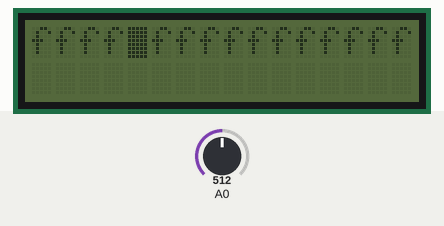
The sketch below on a simulated Arduino Uno, built with avr-gcc and run on an emulated ATmega328P. Shown: 16×2 character LCD. Wiring (inferred from the names in the program): 2 × shift register (74HC595): data pin 2; shift clock pin 4; latch pin 3. Wiring (inferred from the signals the program sends): character LCD (HD44780): RS Q8; E Q0; backlight Q1; data Q2, Q3, Q4, Q5. The inputs (shaded band) are chosen by the test bench; at power-on: A0 = 512. The character LCD is taken to start in 4-bit mode.

Above: at 10.9 s.
11.0 s: A0 set to 716
At 12.37 s:
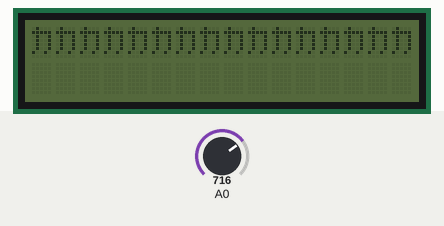
13.6 s: A0 set to 306
At 15.5 s:
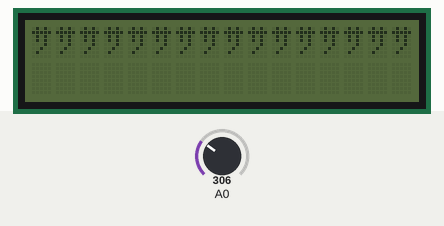
16.0 s: A0 set to 0
19.0 s: A0 set to 20
At 19.69 s:
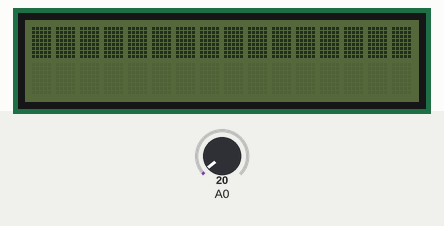
21.7 s: A0 set to 511
At 22.85 s:
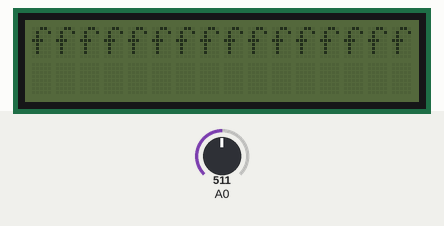
24.1 s: A0 set to 122
At 24.8 s:
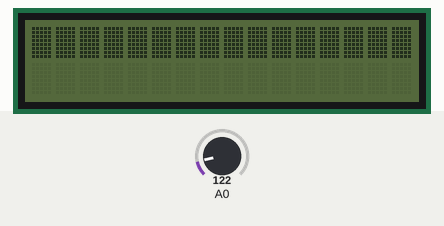

The sketch:

twoFourDigitSevenSegmentDisplays.ino
```cpp
// Two four digit seven segment display connected to shift registers connected to Arduino
// Dan Royer (dan@marginallyclever.com) 2017-02-17

//---------------------------------------------------
// CONSTANTS
//---------------------------------------------------

// All these details are according to the seven segment data sheet

#define NUM_ANODES   8
#define NUM_CATHODES 8
#define NUM_PINS     16

// each anode is a differenct segment within a single digit
// the order of the wires at the shift register has been arranged to match
// the order in the seven segment data sheet.
//
// shift register pin - seven segment pin - Anode or Cathode
// a0 - 11 - A
// a1 -  7 - A
// a2 -  4 - A
// a3 -  2 - A
// a4 -  1 - A
// a5 - 10 - A
// a6 -  5 - A
// a7 -  3 - A
// b0 - L1 - C
// b1 - L2 - C
// b2 - L3 - C
// b3 - L4 - C
// b4 - R1 - C
// b5 - R2 - C
// b6 - R3 - C
// b7 - R4 - C
const int   anodes[] = { 0,1,2,3,4,5,6,7 };
// each cathodes is a separate digit on the display
const int cathodes[] = { 8,9,10,11,12,13,14,15 };

// which segments should be lit for each number?
//  AAA
// F   B
//  GGG
// E   C
//  DDD  H
// 1 = on (HIGH)
// 0 = off (LOW)
//                    A B C D E F G H
const char zero [] = {1,1,1,1,1,1,0,0};
const char one  [] = {0,1,1,0,0,0,0,0};
const char two  [] = {1,1,0,1,1,0,1,0};
const char three[] = {1,1,1,1,0,0,1,0};
const char four [] = {0,1,1,0,0,1,1,0};
const char five [] = {1,0,1,1,0,1,1,0};
const char six  [] = {1,0,1,1,1,1,1,0};
const char seven[] = {1,1,1,0,0,0,0,0};
const char eight[] = {1,1,1,1,1,1,1,0};
const char nine [] = {1,1,1,1,0,1,1,0};
const char none [] = {0,0,0,0,0,0,0,0};

const char *numbers[] = { zero,one,two,three,four,five,six,seven,eight,nine,none };

#define NONE   10   // what number is none?
#define WAIT   100  // animation speed.  personal taste.  smaller=faster.


// shift register setup

#define SER 2  // the serial data pin (14)
#define LAT 3  // the RCLK pin (12)
#define CLK 4  // the SRCLK pin (11)


//---------------------------------------------------
// GLOBALS
//---------------------------------------------------

// Remember what we're doing wtih every shift register pin
char shiftStates[NUM_PINS];


//---------------------------------------------------
// METHODS
//---------------------------------------------------


void setup() {
  pinMode(SER, OUTPUT);
  pinMode(LAT, OUTPUT);
  pinMode(CLK, OUTPUT);

  // memory state is unknown at program start, make it certainly zero.
  int i;
  for(i=0;i<NUM_PINS;++i) {
    shiftStates[i] = 0;
  }

  Serial.begin(57600);

  testShiftRegisters();
  testSegments();
  testDigits();
  testNumbers();
  //countDown();  // takes a looooong time
}


void loop() {
  testPotentiometer();
}


void countDown() {
  float biggestNumber = 100000000; // 8 positions
  long i;
  for(i=biggestNumber;i>=0;--i) {
    long t = millis();
    do {
      displayNumber(i);
    } while(millis()-t < 2);
  }
}


// this uses persistence of vision to display several single numbers at once.
void displayNumber(long i) {
  int j=0;

  //Serial.print(i);
  //Serial.print('\t');

  for(j=0;j<NUM_CATHODES;++j)
  {
    int x = i%10;  // x = remainder of i / 10.
    if(i==0 && j>0) x=NONE;  // only display 0 in the digit on the right.
    displayOneNumber(x);
    setOneDigit(j);
    copyMemoryToShiftRegister();
    i/=10;
  }
}


// show all numbers in sequence,
void testNumbers() {
  int i,j;

  for(i=0;i<NUM_CATHODES;++i) {
    setOneDigit(i);

    for(j=0;j<10;++j) {
      displayOneNumber(j);
      copyMemoryToShiftRegister();
      delay(WAIT);
    }
  }

  displayOneNumber(NONE);
  copyMemoryToShiftRegister();
  delay(WAIT);
}


// display a single number in any currently selected digits.
void displayOneNumber(int n) {
  const char *thisNumber = numbers[n];

  int i;
  for(i=0;i<NUM_ANODES;++i) {
    int state = (thisNumber[i]==1)? HIGH:LOW;
    setAnode(i,state);
  }
}


// light all the segments in each digit one at a time.
void testDigits() {
  int i;
  // turn on all segments
  for(i=0;i<NUM_ANODES;++i) {
    setAnode(i,HIGH);
  }

  // change digits
  for(i=0;i<NUM_CATHODES;++i) {
    setOneDigit(i);
    copyMemoryToShiftRegister();
    delay(WAIT);
  }
}


void setNoDigits() {
  int j;
  for(j=0;j<NUM_CATHODES;++j) {
    setCathode(j,HIGH);
  }
}


// select only the i-th place.  0 is first place (right-most)
void setOneDigit(int i) {
  int j;
  for(j=0;j<NUM_CATHODES;++j) {
    // make a cathode LOW to show that digit.
    int state = (i==j) ? LOW:HIGH;
    setCathode(j,state);
  }
}


// test that all segments light up.
void testSegments() {
  int i,j;
  for(i=0;i<NUM_CATHODES;++i) {
    setCathode(i,LOW);
  }

  for(i=0;i<NUM_ANODES;++i) {
    for(j=0;j<NUM_ANODES;++j) {
      // make an anode HIGH to show that anode/segment.
      int state = (i==j) ? HIGH:LOW;
      setAnode(j, state );
    }
    copyMemoryToShiftRegister();
    delay(WAIT);
  }
}


// send local memory state to all 16 shift register pins
// then display it
void copyMemoryToShiftRegister() {
  int i;
  for(i=0;i<NUM_PINS;++i) {
    // set data
    digitalWrite(SER,shiftStates[NUM_PINS-1-i]);
    //Serial.print(shiftStates[NUM_PINS-1-i]?'1':'0');
    // send
    digitalWrite(CLK,HIGH);
    digitalWrite(CLK,LOW);
  }
    // show results
    digitalWrite(LAT,HIGH);
    digitalWrite(LAT,LOW);
  //Serial.println();
}


// this only changes local memory
void setAnode(int i,int state) {
  shiftStates[anodes[i]] = state;
}


// this only changes local memory
void setCathode(int i,int state) {
  shiftStates[cathodes[i]] = state;
}


void testShiftRegisters() {
  digitalWrite(SER,LOW);
  int i;
  for(i=0;i<NUM_PINS;++i) {
    if(i==8) digitalWrite(SER,HIGH);
    digitalWrite(CLK,HIGH);
    digitalWrite(CLK,LOW);
    // show results
    digitalWrite(LAT,HIGH);
    digitalWrite(LAT,LOW);
  }
}


void testPotentiometer() {
  long x = analogRead(A0);
  displayNumber(x*x);
}
```

Measured:
- after the input at 11.0 s, the display: first changes after 0.13 s (image 1 shows a later state)
- after the input at 13.6 s, the display: first differs from a run without the input after 0.35 s (image 2)
- after the input at 19.0 s, the display: first changes after 0.17 s (image 3 shows a later state)
- after the input at 21.7 s, the display: first differs from a run without the input after 0.33 s (image 4)
- after the input at 24.1 s, the display: first differs from a run without the input after 0.33 s (image 5)
- what the display in image 1 shows lasts 0.5 s, from 12.1 s to 12.6 s
